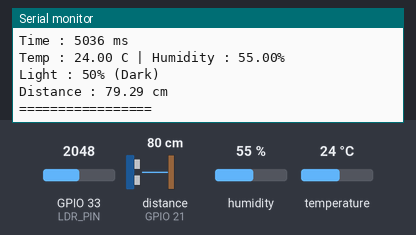
Simulated run of this sketch. Board: ESP32. Shown: the last lines printed to the serial monitor. Wiring (inferred from the names in the program): ultrasonic range finder: trigger GPIO 22; echo GPIO 21. The inputs (shaded band) are chosen by the test bench; at power-on: GPIO 33 (LDR_PIN) = 2048, distance to the obstacle (sensor on GPIO 21) 80 cm, humidity 55 %, temperature 24 °C. The echo pulse lasts 58.3 µs per cm.

Above: at 5.8 s.
5.9 s: GPIO 33 (LDR_PIN) set to 2866
At 11.1 s:
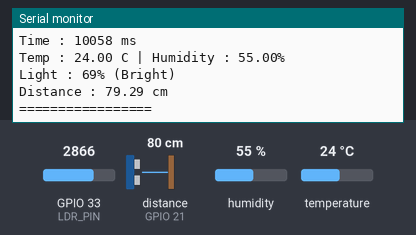
16.5 s: distance to the obstacle (sensor on GPIO 21) set to 2 cm
At 21.3 s:
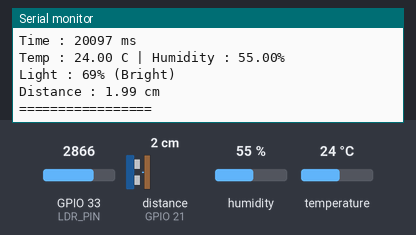
22.5 s: humidity set to 22 %
28.5 s: temperature set to 12 °C
34.5 s: distance to the obstacle (sensor on GPIO 21) set to 4 cm
At 35.9 s:
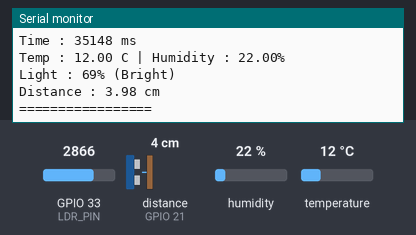
40.5 s: GPIO 33 (LDR_PIN) set to 3972
At 45.9 s:
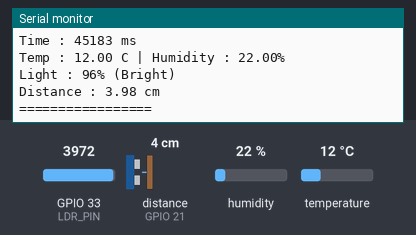
Timing chart, 0 to 47.4 s (numbered marks = the images above; inputs shaded):
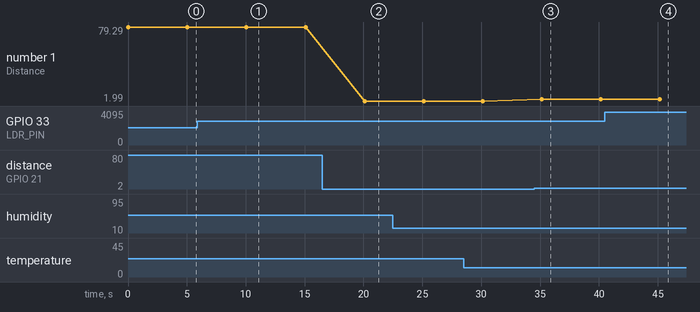

Measured:
- after the input at 5.9 s, the serial monitor: prints a new line after 4.2 s (image 1)
- after the input at 16.5 s, the serial monitor: prints a new line after 3.6 s (image 2)
- after the input at 34.5 s, the serial monitor: prints a new line after 0.65 s (image 3)
- after the input at 40.5 s, the serial monitor: prints a new line after 4.7 s (image 4)
- plotted number 1: 79.29 → 1.99 after the input at 16.5 s, 1.99 → 3.98 after the input at 34.5 s

The sketch:

Multi_sensor_data_logger.ino
```cpp
/*
  Question 24
  Multi-Sensor Data Logger

  Sensors:
  DHT22
  LDR Module
  HC-SR04

  Connections

  DHT22 DATA -> GPIO19

  LDR AO -> GPIO33

  HC-SR04
  TRIG -> GPIO22
  ECHO -> GPIO21

  Output every 5 seconds
*/

#include <DHTesp.h>

// DHT object
DHTesp dht;

// Pin definitions

const int DHT_PIN = 19;

const int LDR_PIN = 33;

const int TRIG = 22;

const int ECHO = 21;

void setup() {

  Serial.begin(115200);

  // Initialize DHT22

  dht.setup(DHT_PIN, DHTesp::DHT22);

  // Ultrasonic pins

  pinMode(TRIG, OUTPUT);

  pinMode(ECHO, INPUT);

}

void loop() {

  /*--------------------
      DHT22 Reading
  --------------------*/

  TempAndHumidity data =
      dht.getTempAndHumidity();

  float temp =
      data.temperature;

  float humidity =
      data.humidity;

  /*--------------------
      LDR Reading
  --------------------*/

  int raw =
      analogRead(LDR_PIN);

  int light =
      map(raw, 0, 4095, 0, 100);

  /*--------------------
      HC-SR04 Reading
  --------------------*/

  digitalWrite(TRIG, LOW);

  delayMicroseconds(2);

  digitalWrite(TRIG, HIGH);

  delayMicroseconds(10);

  digitalWrite(TRIG, LOW);

  long duration =
      pulseIn(ECHO, HIGH);

  float distance =
      duration * 0.034 / 2.0;

  /*--------------------
      Serial Output
  --------------------*/

  Serial.println();

  Serial.println("=== SENSOR LOG ===");

  Serial.print("Time : ");

  Serial.print(millis());

  Serial.println(" ms");

  Serial.print("Temp : ");

  Serial.print(temp);

  Serial.print(" C | Humidity : ");

  Serial.print(humidity);

  Serial.println("%");

  Serial.print("Light : ");

  Serial.print(light);

  Serial.print("% ");

  if (light > 60) {

    Serial.println("(Bright)");

  }

  else {

    Serial.println("(Dark)");

  }

  Serial.print("Distance : ");

  Serial.print(distance);

  Serial.println(" cm");

  Serial.println("=================");

  // Update every 5 seconds

  delay(5000);

}
```
